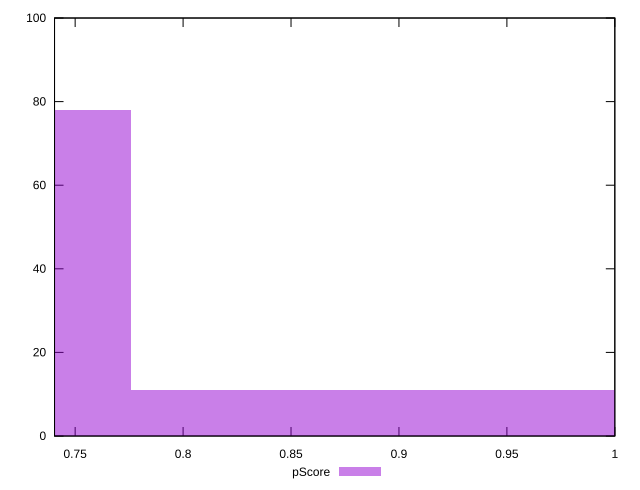

Here is the gnuplot script that generated this plot:
reset

$pScore <<EOF
0.6897117240721083 78
0.8621396550901355 11
1.0345675861081625 11
EOF

set key outside below
set boxwidth 0.1724279310180271
set xrange [0.7404455555555556:1]
set yrange [0:100]
set trange [0:100]
set style fill transparent solid 0.5 noborder
set terminal svg size 640, 490 enhanced background rgb 'white'
set output "report_00017_2021-02-10T15-08-03.406Z/uses-rel-preconnect/samples/pages+cached/pScore/histogram.svg"

plot $pScore title "pScore" with boxes

reset
